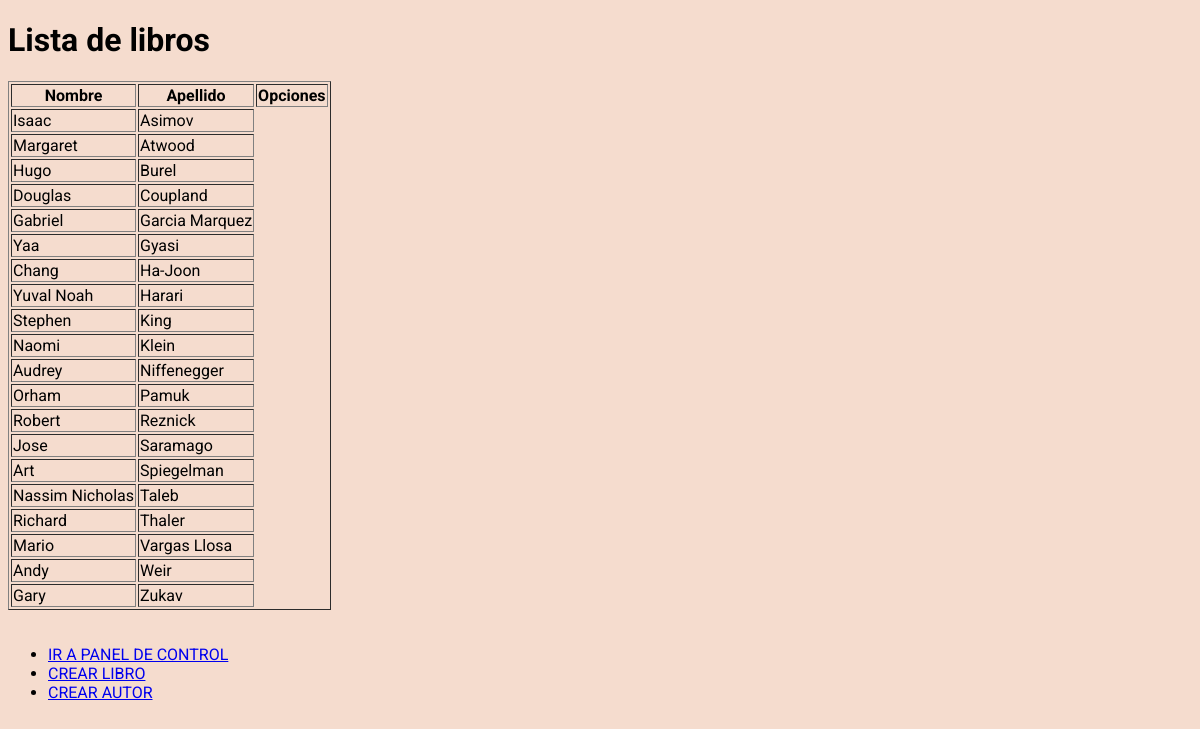
/libreria/listar_autor/, run on the app's committed database.
### libreria/models.py (models this page shows, shortened)
class Autor(models.Model):
    id = models.AutoField(primary_key=True)
    nombre = models.CharField(max_length = 50)
    apellido = models.CharField(max_length = 100)
    class Meta:
        verbose_name_plural = 'Autores'
        ordering = ['apellido', 'nombre']

### libreria/views.py (the view)
# urls.py: path('listar_autor/',ListarAutor.as_view(), name = 'listar_autor'),
class ListarAutor(ListView):
    model = Autor
    template_name = 'libreria/listar_autor.html'

### templates/libreria/listar_autor.html (shortened to what this page needs)
{% extends 'index.html' %}
{% block body %}
<h1>Lista de libros</h1>
        <table border="1">
            <thead>
                <tr>
                    <th>Nombre</th>
                    <th>Apellido</th>
                    <th>Opciones</th>
                </tr>
            </thead>
            <tbody>
                {% for autor in object_list %}
                    <tr>
                        <td>{{ autor.nombre }}</td>
                        <td>{{ autor.apellido }}</td>
                    </tr>
                {% endfor %}
            </tbody>
        </table>
<ul>
    <li><a href="{% url 'index' %}">IR A PANEL DE CONTROL</a></li>
    <li><a href="{% url 'libreria:crear_libro' %}">CREAR LIBRO</a></li>
    <li><a href="{% url 'libreria:crear_autor' %}">CREAR AUTOR</a></li>
</ul>
{% endblock body %}

### templates/index.html (shortened to what this page needs)
<!DOCTYPE html>
<html lang="es">
<head>
</head>
<body>
    {% block body %}{% endblock body %}
</body>
</html>

### templates/index.html (style rules this page uses)
body { font-family: Roboto; background-color: rgb(245, 220, 206); }
h1 { color: black; font-family: Roboto; }

### data on the page
Autor: nombre "Isaac", apellido "Asimov"
Autor: nombre "Margaret", apellido "Atwood"
Autor: nombre "Hugo", apellido "Burel"
Autor: nombre "Douglas", apellido "Coupland"
Autor: nombre "Gabriel", apellido "Garcia Marquez"
Autor: nombre "Yaa", apellido "Gyasi"
Autor: nombre "Chang", apellido "Ha-Joon"
Autor: nombre "Yuval Noah", apellido "Harari"
Autor: nombre "Stephen", apellido "King"
Autor: nombre "Naomi", apellido "Klein"
Autor: nombre "Audrey", apellido "Niffenegger"
Autor: nombre "Orham", apellido "Pamuk"
Autor: nombre "Robert", apellido "Reznick"
Autor: nombre "Jose", apellido "Saramago"
Autor: nombre "Art", apellido "Spiegelman"
Autor: nombre "Nassim Nicholas", apellido "Taleb"
Autor: nombre "Richard", apellido "Thaler"
Autor: nombre "Mario", apellido "Vargas Llosa"
Autor: nombre "Andy", apellido "Weir"
Autor: nombre "Gary", apellido "Zukav"
